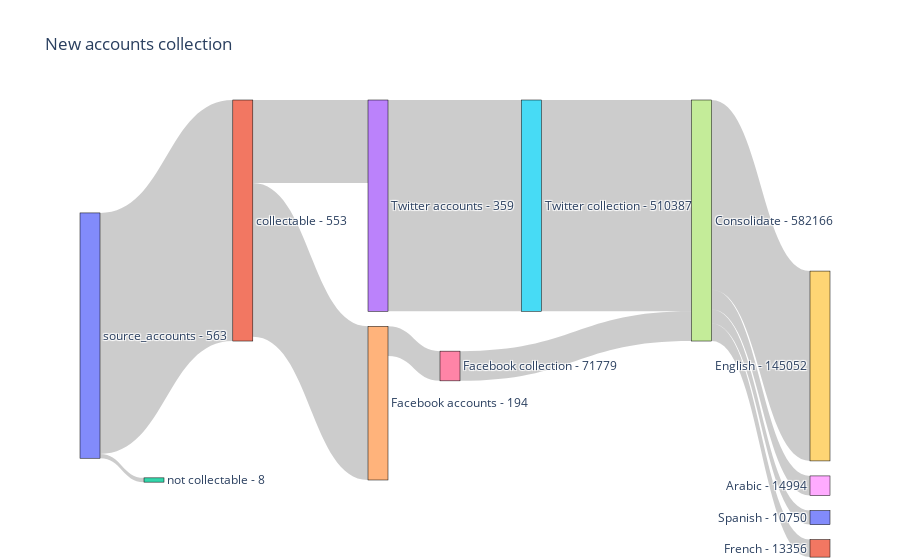
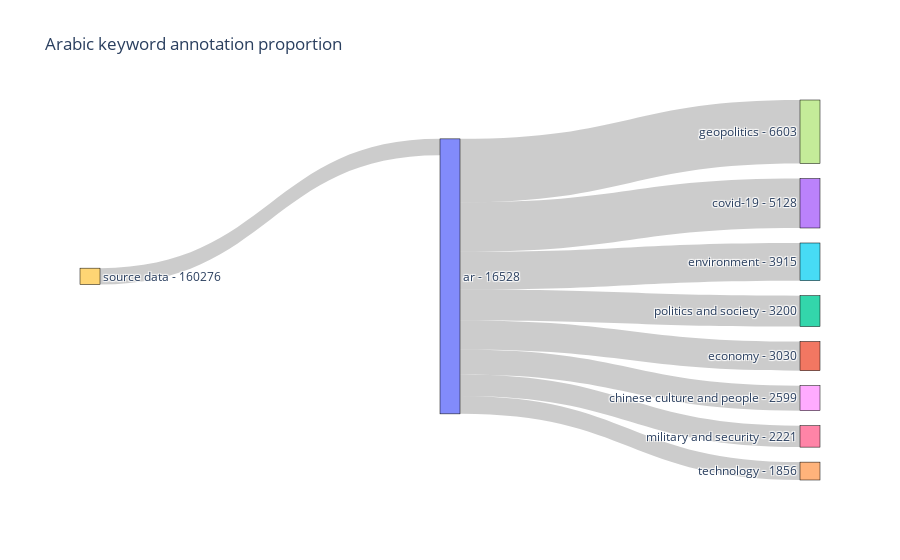
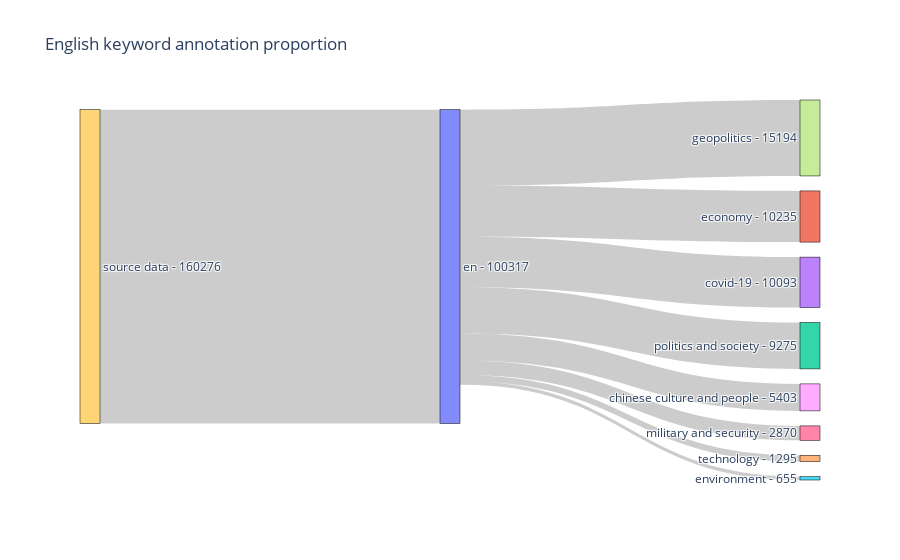
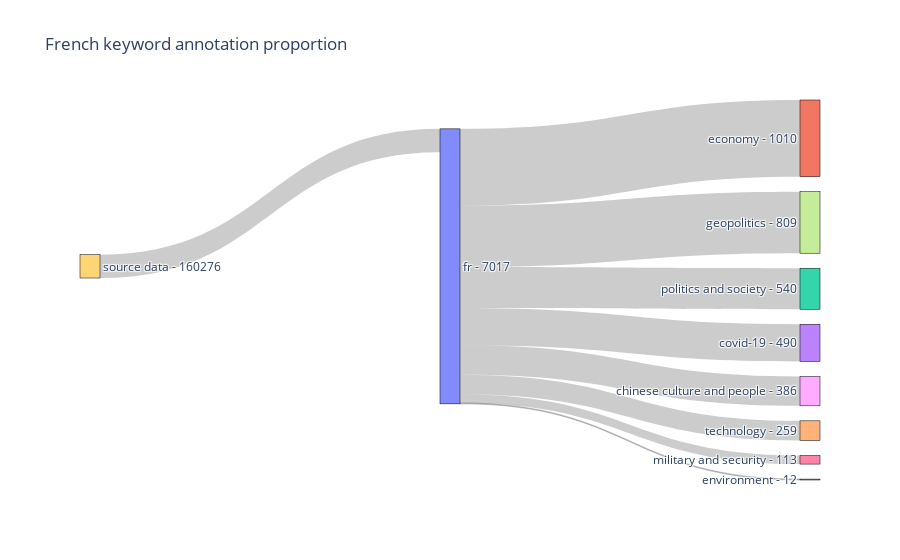

These figures' notebook cell, in order:
### Code cell
pl = project_level()
pl.save('sankey_diagrams')
pl.heatmap('heatmap')

### Figure 1 — Plotly figure (JSON) as saved in the notebook; plotly's stock layout.template omitted (floating-point values rounded to 4 significant figures)
{"data": [{"arrangement": "snap", "link": {"source": [0, 0, 1, 1, 3, 4, 5, 6, 7, 7, 7, 7], "target": [1, 2, 3, 4, 5, 6, 7, 7, 8, 9, 10, 11], "value": [1, 0.01776, 0.3446, 0.6377, 0.8767, 0.1233, 0.8767, 0.1233, 0.08142, 0.7877, 0.05838, 0.07253]}, "node": {"label": ["source_accounts - 563", "collectable - 553", "not collectable - 8", "Twitter accounts - 359 ", "Facebook accounts - 194 ", "Twitter collection - 510387 ", "Facebook collection - 71779 ", "Consolidate - 582166 ", "Arabic - 14994", "English - 145052", "Spanish - 10750", "French - 13356"], "line": {"color": "black", "width": 0.5}, "pad": 15, "thickness": 20, "x": [0, 0.22, 0.1, 0, 0, 0.61, 0.5, 0.84, 1, 1, 1, 1], "y": [0, 0.1, 1, 0, 0.9, 0.1, 0.7, 0.3, 0.6, 0.7, 0.8, 1]}, "type": "sankey", "valueformat": ".0f"}], "layout": {"font": {"size": 12}, "title": {"text": "New accounts collection"}}}

### Figure 2 — Plotly figure (JSON) as saved in the notebook; plotly's stock layout.template omitted (floating-point values rounded to 4 significant figures)
{"data": [{"arrangement": "snap", "link": {"source": [9, 0, 0, 0, 0, 0, 0, 0, 0], "target": [0, 1, 2, 3, 4, 5, 6, 7, 8], "value": [0.1031, 0.1833, 0.1936, 0.3103, 0.1123, 0.2369, 0.1344, 0.3995, 0.1572]}, "node": {"label": ["ar - 16528", "economy - 3030", "politics and society - 3200", "covid-19 - 5128", "technology - 1856", "environment - 3915", "military and security - 2221", "geopolitics - 6603", "chinese culture and people - 2599", "source data - 160276"], "line": {"color": "black", "width": 0.5}, "pad": 15, "thickness": 20}, "type": "sankey", "valueformat": ".0f"}], "layout": {"font": {"size": 12}, "title": {"text": "Arabic keyword annotation proportion"}}}

### Figure 3 — Plotly figure (JSON) as saved in the notebook; plotly's stock layout.template omitted (floating-point values rounded to 4 significant figures)
{"data": [{"arrangement": "snap", "link": {"source": [9, 0, 0, 0, 0, 0, 0, 0, 0], "target": [0, 1, 2, 3, 4, 5, 6, 7, 8], "value": [0.6259, 0.102, 0.09246, 0.1006, 0.01291, 0.006529, 0.02861, 0.1515, 0.05386]}, "node": {"label": ["en - 100317", "economy - 10235", "politics and society - 9275", "covid-19 - 10093", "technology - 1295", "environment - 655", "military and security - 2870", "geopolitics - 15194", "chinese culture and people - 5403", "source data - 160276"], "line": {"color": "black", "width": 0.5}, "pad": 15, "thickness": 20}, "type": "sankey", "valueformat": ".0f"}], "layout": {"font": {"size": 12}, "title": {"text": "English keyword annotation proportion"}}}

### Figure 4 — Plotly figure (JSON) as saved in the notebook; plotly's stock layout.template omitted (floating-point values rounded to 4 significant figures)
{"data": [{"arrangement": "snap", "link": {"source": [9, 0, 0, 0, 0, 0, 0, 0, 0], "target": [0, 1, 2, 3, 4, 5, 6, 7, 8], "value": [0.04378, 0.1439, 0.07696, 0.06983, 0.03691, 0.00171, 0.0161, 0.1153, 0.05501]}, "node": {"label": ["fr - 7017", "economy - 1010", "politics and society - 540", "covid-19 - 490", "technology - 259", "environment - 12", "military and security - 113", "geopolitics - 809", "chinese culture and people - 386", "source data - 160276"], "line": {"color": "black", "width": 0.5}, "pad": 15, "thickness": 20}, "type": "sankey", "valueformat": ".0f"}], "layout": {"font": {"size": 12}, "title": {"text": "French keyword annotation proportion"}}}
